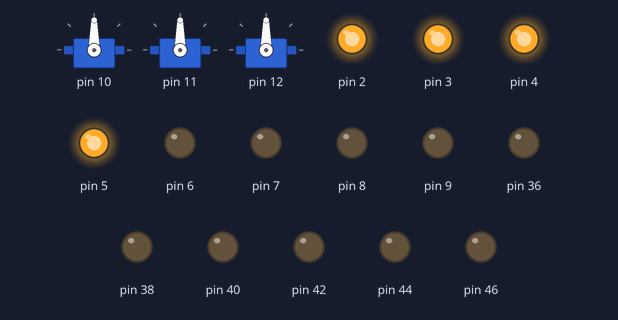
This sketch was run on a simulated Arduino Mega 2560, built with avr-gcc and run on an emulated ATmega2560. Parts: 3 × servo, output pins drawn as LEDs (lit = HIGH). At 0.0 s the program stops and its outputs stay as they are.

Above: at 0.1 s.
Timing chart, 0 to 1.5 s (numbered marks = the images above):
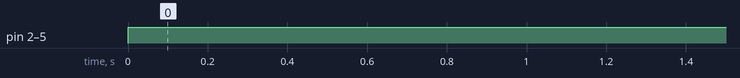

Measured:
- by itself, pin 2–5: LOW → HIGH at 0.00 s

The sketch:

Automatick_radioactive_waste_collector_software_v2.1.ino
```cpp
#include <Servo.h>
#include <Ultrasonic.h>
int ud[9], v0=50, l[9]={21, 45, 21, 37, 15, 41, 7, 15, 53}, mc[8], d[9]={5, 15, 5, 20, 3, 10, 2, 3, 10}, dif[9]={21, 45, 21, 37, 15, 41, 7, 15, 53}, edgestate, objboustate, movec[3]={100, 100, 100}, timpas=0, timcon;
//char [1], [1];//={'a', 'b', 'c', 'd', 'e', 'f', 'g', 'h', 'i'}
//Ultrasonic us[9]={(36, 37), (38, 39), (40, 41), (42, 43), (44, 45), (46, 47), (48, 49), (50, 51), (52, 53)};
Ultrasonic us1(36, 37);
Ultrasonic us2(38, 39);
Ultrasonic us3(40, 41);
Ultrasonic us4(42, 43);
Ultrasonic us5(44, 45);
Ultrasonic us6(46, 47);
Ultrasonic us7(48, 49);
Ultrasonic us8(50, 51);
Ultrasonic us9(52, 53);
Servo sm[3];

void setup()
{
  Serial.begin(9600);
  //bounding values of out/in pins to the elements of char array (initialising ultrasonic sensors along with pins 36-53).
  for(auto i=36; i<53; i+=2)
  {
    //Ultrasonic us[((((i / 4) - 9) * 2) + ((i%4>0) ? (i%4/2) : 0))](i, i+1);
    pinMode (i, OUTPUT);
    pinMode (i+1, INPUT);
  }
  //defining out pins for motor controllers and servos.
  for(auto i=2; i<10; i++)
  {
    mc[i-2]=i;
    pinMode (i, OUTPUT);
  }
  for(auto i=0; i<3; i++)
  {
    sm[i].attach(i+10);
  }
}

void Forward (int s)
{
digitalWrite (mc[0], HIGH);
digitalWrite (mc[1], HIGH);
digitalWrite (mc[2], s);
digitalWrite (mc[3], s);
}

void Backward (int s)
{
digitalWrite (mc[0], LOW);
digitalWrite (mc[1], LOW);
digitalWrite (mc[2], s);
digitalWrite (mc[3], s);
}

void Left (int s)
{
digitalWrite (mc[0], HIGH);
digitalWrite (mc[1], LOW);
digitalWrite (mc[2], s);
digitalWrite (mc[3], s);
}

void Right (int s)
{
digitalWrite (mc[0], LOW);
digitalWrite (mc[1], HIGH);
digitalWrite (mc[2], s);
digitalWrite (mc[3], s);
}

void Grab()
{
/*sm[1].write(0);
digitalWrite (30, LOW);
digitalWrite (31, HIGH);
digitalWrite (32, LOW);
digitalWrite (33, HIGH);
delay(100);
digitalWrite (33, LOW);
sm[0].write(180);
sm[2].write(180);
digitalWrite (32, HIGH);
digitalWrite (33, LOW);
delay(100);
digitalWrite (32, LOW);
sm[0].write(0);
sm[2].write(0);
digitalWrite (30, LOW);
digitalWrite (31, LOW);
sm[1].write(90);*/
}

/*void Approve()
{
  ufl0=usfl0.read();
  ufr0=usfr0.read();
  for(auto i=0; i<10&&(ufl0<lfl0-d||lfr0+d<ufr0); i++)
  {
    Right(v0);
    ufl0=usfl0.read();
    ufr0=usfr0.read();
  }
  for(auto i=0; i<10&&(ufr0<lfr0-d||lfl0+d<ufl0); i++)
  {
    Left(v0);
    ufl0=usfl0.read();
    ufr0=usfr0.read();
  }
  ufl0=usfl0.read();
  ufr0=usfr0.read();
  if(ufl0<lfl0-d&&ufr0<lfr0-d)
  {
     for(auto i=0; i<20; i++)
    {
      Right(v0);
    }
  }
  else
  {
    Grab();
  }
}*/

bool ae(float a, float b, float d)
{
  return ((b-d<=a)&&(a<=b+d));
}

int ob(float a, float b, float d)
{
  if((b-d<=a)&(a<=b+d))
  return 0;
  if(a>b+d)
  return 1;
  if(a<b-d)
  return -1;
}

int objbou()//not contextual function
{
  if((ud[0]>l[0])&(ud[2]>l[2])&((ob(ud[1],l[1], d[1])==-1)|(ob(ud[3], l[3], d[1])==-1))) //object is in front of the machine
  return 1;
  if((ud[4]>l[4])&(ob(ud[5], l[5], d[5])==-1)) //object is to the right of the machine
  return 2;
  if((ud[7]>l[7])&(ob(ud[8], l[8], d[8])==-1))//object is to the left of the machine
  return 3;
  //if(()()()()()()()())
  return 0;
}

int cloobjbou()//contextual function
{
  if((ud[0]>l[0])&(ud[2]>l[2])&((ob(ud[1],l[1], d[1])==0)&(ob(ud[3], l[3], d[3])==0))) //object is in front of the machine
  return 1;
  if((ud[0]>l[0])&(ud[2]>l[2])&((ob(ud[1],l[1], d[1])==0)&(ob(ud[3], l[3], d[3])==-1))) //object is to the right of the machine
  return 2;
  if((ud[0]>l[0])&(ud[2]>l[2])&((ob(ud[1],l[1], d[1])==-1)&(ob(ud[3], l[3], d[3])==0)))//object is to the left of the machine
  return 3;
  if((ud[0]<=l[0])|(ud[2]<=l[2])|((ob(ud[1],l[1], d[1])==1)|(ob(ud[3], l[3], d[3])==1)))//the machine is facing some edge
  return 4;
  return 0;//the object can't be grabbed by the machine
}

int edg()
{
  if((ud[0]>l[0])&ae(ud[1], l[1], d[1])&(ud[2]>l[2])&ae(ud[3], l[3], d[3])&ae(ud[7], l[7], d[7])) //free space
  return 0;
  if(((ob(ud[3], l[3], d[3])==1)|(ob(ud[1], l[1], d[1])==1)|(ud[2]<l[2])|ud[0]<l[0])&ae(ud[7], l[7], d[7])) //edge is in front of machine
  return 1;
  if((ud[0]>l[0])&ae(ud[1], l[1], d[1])&(ud[2]>l[2])&ae(ud[3], l[3], d[3])&(ob(ud[7], l[7], d[7])==1)) //edge is behind machine
  return 2;
  if((((ud[0]>l[0])|(ud[2]>l[2]))|((ob(ud[1], l[1], d[1])==1)|(ob(ud[3], l[3], d[3])==1)))&(ob(ud[7], l[7], d[7])==1)) //machine is at the edge
  return 3;
  //return 4;
}

void Aprandgra(int side)
{
  switch(side)
  {
    case(1):
    {
      if(cloobjbou()==2)
      {
        while(cloobjbou()!=3)
        Right(v0);
        while(cloobjbou()!=2)
        Left(v0);
        if(cloobjbou()==0)
        {
          for(auto i=0; i<movec[0]; i++)
          Backward(v0);
          for(auto i=0; i<movec[1]*1.5; i++)
          Right(v0);
        }
        else
        {
          Right(v0);
          Forward(v0);
          Grab();
        }
        return;
      }
      if(cloobjbou()==3)
      {
        while(cloobjbou()!=2)
        Left(v0);
        while(cloobjbou()!=3)
        Right(v0);
        if(cloobjbou()==0)
        {
          for(auto i=0; i<movec[0]; i++)
          Backward(v0);
          for(auto i=0; i<movec[1]*1.5; i++)
          Right(v0);
        }
        else
        {
          Left(v0);
          Forward(v0);
          Grab();
        }
        return;
      }
      if(cloobjbou()==0)
      {
        for(auto i=0; i<movec[0]; i++)
        Backward(v0);
        for(auto i=0; i<movec[1]*1.5; i++)
        Right(v0);
      }
      if(cloobjbou()==1)
      {
        for(auto i=0; i<movec[1];i++)
        {
          Right(v0);
          if(cloobjbou()==2)
            Aprandgra(2);
        }
        for(auto i=0; i<movec[1];i++)
        {
          Left(v0);
          if(cloobjbou()==3)
            Aprandgra(3);
        }
      }
      return;
    }
    case(2):
    {
      while(cloobjbou()!=3)
      Right(v0);
      while(cloobjbou()!=2)
      Left(v0);
      if(cloobjbou()==0)
      {
        for(auto i=0; i<movec[0]; i++)
        Backward(v0);
        for(auto i=0; i<movec[1]*1.5; i++)
        Right(v0);
      }
      else
      {
        Right(v0);
        Forward(v0);
        Grab();
      }
      return;
    }
    case(3):
    {
      while(cloobjbou()!=2)
      Left(v0);
      while(cloobjbou()!=3)
      Right(v0);
      if(cloobjbou()==0)
      {
        for(auto i=0; i<movec[0]; i++)
        Backward(v0);
        for(auto i=0; i<movec[1]*1.5; i++)
        Right(v0);
      }
      else
      {
        Left(v0);
        Forward(v0);
        Grab();
      }
      return;
    }
    default:
    {
      return;
    }
  }
}

void loop()
{
    /*Serial.print(us1.read());
    Serial.print("      ");
    Serial.print(us2.read());
    Serial.print("      ");
    Serial.print(us3.read());
    Serial.print("      ");
    Serial.print(us4.read());
    Serial.print("      ");
    Serial.print(us5.read());
    Serial.print("      ");
    Serial.print(us6.read());
    Serial.print("      ");
    Serial.print(us7.read());
    Serial.print("      ");
    Serial.print(us8.read());
    Serial.print("      ");
    Serial.println(us9.read());
    //Serial.print("      ");*/

while(1)
Forward(v0);

    ud[0]=us1.read();
    ud[1]=us2.read();
    ud[2]=us3.read();
    ud[3]=us4.read();
    ud[4]=us5.read();
    ud[5]=us6.read();
    ud[6]=us7.read();
    ud[7]=us8.read();
    ud[8]=us9.read();
    edgestate=edg();
    objboustate=objbou();
    if(edgestate==1)
    {
      Backward(v0);
    }
    if(edgestate==2)
    {
      Forward(v0);
    }
    if(edgestate==3)
    {
      Right(v0);
    }
    if(edgestate==0)
    {
      if(objboustate==1)
      {
        Aprandgra(1);
      }
      if(objboustate==2)
      {
        for(auto i=0; i<movec[0]; i++)
        {
          Backward(v0);
        }
        for(auto i=0; cloobjbou()!=2; i++)
        {
          Right(v0);
        }
        Right(v0);
        Aprandgra(2);
      }
      if(objboustate==3)
      {
        for(auto i=0; i<movec[0]; i++)
        {
          Backward(v0);
        }
        for(auto i=0; cloobjbou()!=3; i++)
        {
          Left(v0);
        }
        Left(v0);
        Aprandgra(3);
      }
      if(objboustate==0)
      {
        if(timpas<=timcon)
        {
          Forward(v0);
          timpas++;
        }
        else
        {
          timpas=0;
          Right(v0);
        }
      }
    }

}
```
